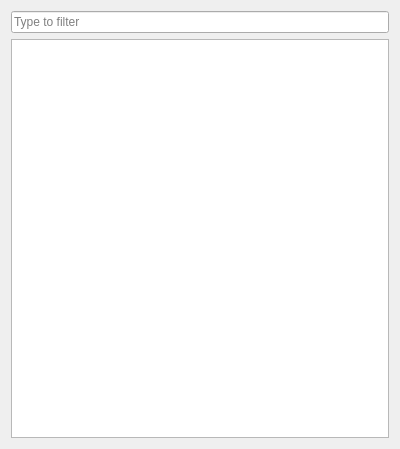
<?xml version="1.0" encoding="UTF-8"?>
<ui version="4.0">
 <class>DiffTreeView</class>
 <widget class="QWidget" name="DiffTreeView">
  <property name="geometry">
   <rect>
    <x>0</x>
    <y>0</y>
    <width>400</width>
    <height>449</height>
   </rect>
  </property>
  <property name="windowTitle">
   <string>Form</string>
  </property>
  <layout class="QVBoxLayout" name="verticalLayout_2">
   <item>
    <widget class="QLineEdit" name="lineEditFilter">
     <property name="placeholderText">
      <string>Type to filter</string>
     </property>
     <property name="clearButtonEnabled">
      <bool>true</bool>
     </property>
    </widget>
   </item>
   <item>
    <widget class="QStackedWidget" name="stackedWidget">
     <property name="currentIndex">
      <number>0</number>
     </property>
     <widget class="QWidget" name="page">
      <layout class="QVBoxLayout" name="verticalLayout">
       <property name="leftMargin">
        <number>0</number>
       </property>
       <property name="topMargin">
        <number>0</number>
       </property>
       <property name="rightMargin">
        <number>0</number>
       </property>
       <property name="bottomMargin">
        <number>0</number>
       </property>
       <item>
        <widget class="QTreeView" name="treeView">
         <property name="headerHidden">
          <bool>true</bool>
         </property>
        </widget>
       </item>
      </layout>
     </widget>
     <widget class="QWidget" name="page_2">
      <layout class="QVBoxLayout" name="verticalLayout_3">
       <property name="leftMargin">
        <number>0</number>
       </property>
       <property name="topMargin">
        <number>0</number>
       </property>
       <property name="rightMargin">
        <number>0</number>
       </property>
       <property name="bottomMargin">
        <number>0</number>
       </property>
       <item>
        <widget class="QListView" name="listView"/>
       </item>
      </layout>
     </widget>
    </widget>
   </item>
  </layout>
 </widget>
 <resources/>
 <connections/>
</ui>
